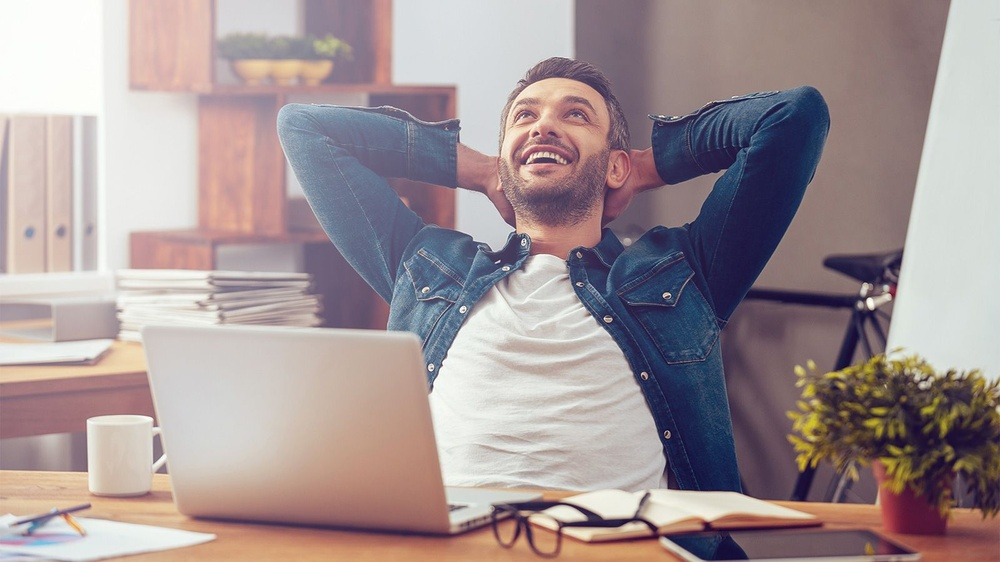
#> input picture people1.jpg, 1000 x 562 px, shrunk from 1600 x 900 before the run
$ python 'lesson 9.py'
#> lines starting #> are read from the running program, lines starting #| are printed output that depends on the picture
import cv2
from matplotlib import pyplot as plt

img = cv2.imread('people1.jpg')
#> img is the input picture: shape (562, 1000, 3); mean B, G, R 149.6, 148, 162.2
if img is None:
    raise FileNotFoundError("The file 'people.png' was not found or could not be read.")

img_gray = cv2.cvtColor(img, cv2.COLOR_BGR2GRAY)
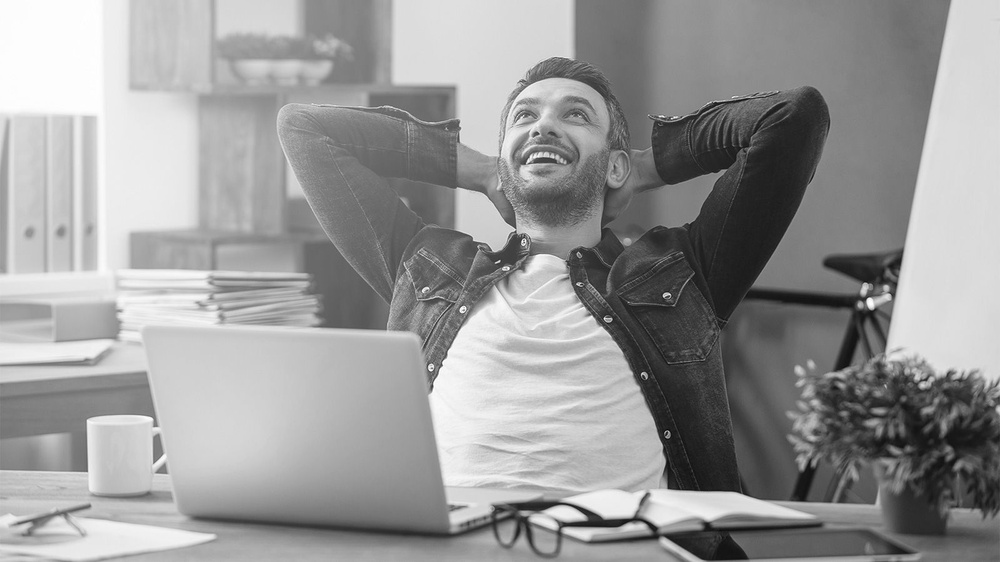
#> img_gray: shape (562, 1000); min 4, max 255, mean 152.5
img_rgb = cv2.cvtColor(img, cv2.COLOR_BGR2RGB)

#> (the run stopped early here; a loop or call above may not have finished)

$ run again, with people2.jpg copied over people1.jpg
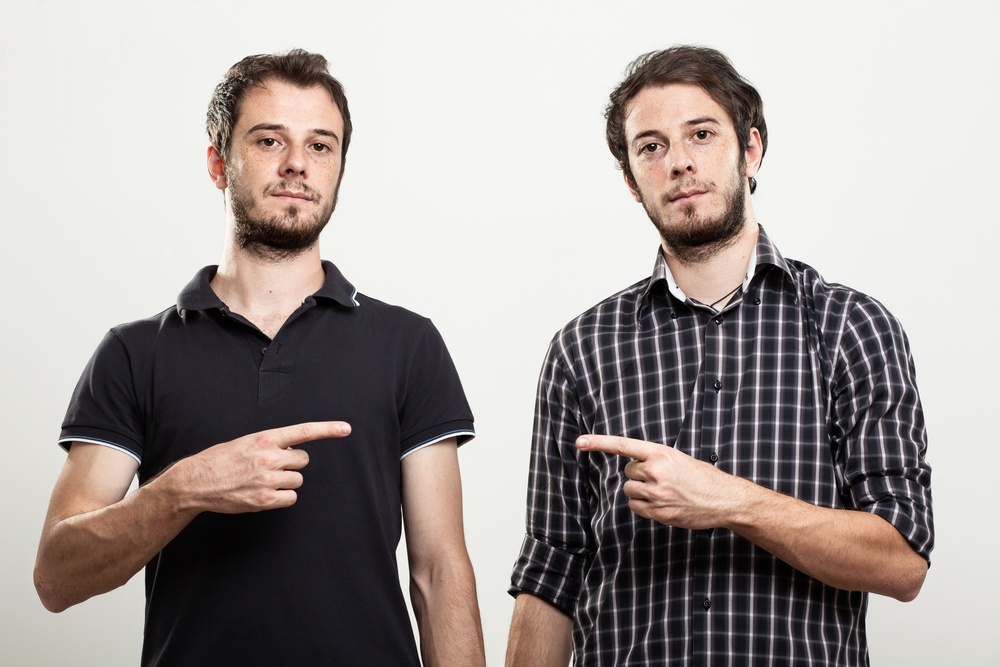
#> input picture people2.jpg, 1000 x 667 px, shrunk from 2121 x 1414 before the run
#> img is the input picture: shape (667, 1000, 3); mean B, G, R 153.8, 156.8, 164.3
#> `img_gray = cv2.cvtColor(img, cv2.COLOR_BGR2GRAY)`:
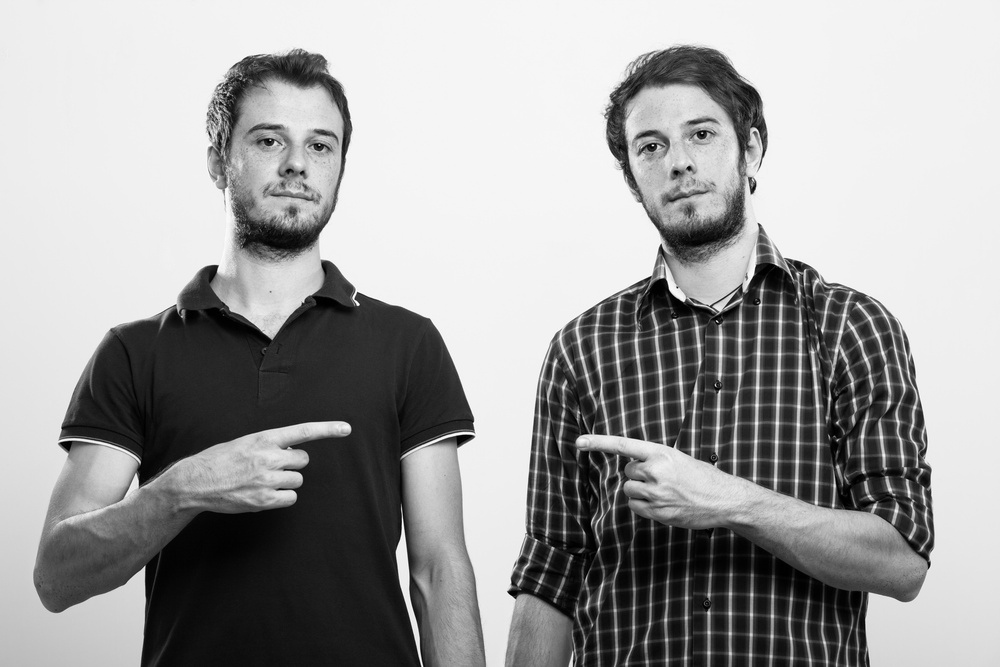
#> img_gray: shape (667, 1000); min 0, max 255, mean 158.7

$ run again, with people3.jpg copied over people1.jpg
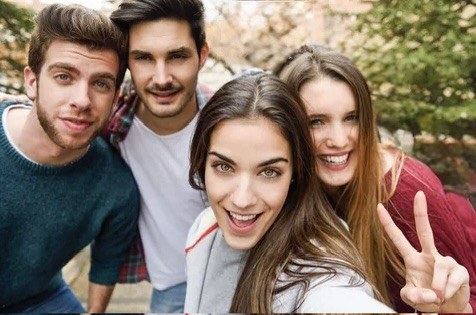
#> input picture people3.jpg, 476 x 315 px
#> img is the input picture: shape (315, 476, 3); mean B, G, R 104, 118, 136.2
#> `img_gray = cv2.cvtColor(img, cv2.COLOR_BGR2GRAY)`:
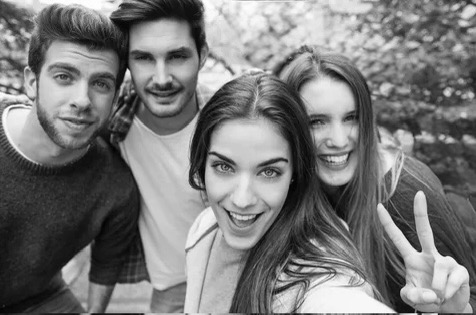
#> img_gray: shape (315, 476); min 2, max 255, mean 121.8
